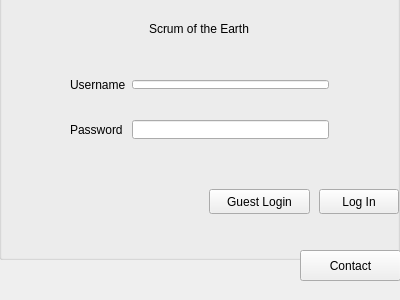
<?xml version="1.0" encoding="UTF-8"?>
<ui version="4.0">
 <class>Window</class>
 <widget class="QMainWindow" name="Window">
  <property name="geometry">
   <rect>
    <x>0</x>
    <y>0</y>
    <width>400</width>
    <height>300</height>
   </rect>
  </property>
  <property name="windowTitle">
   <string>Window</string>
  </property>
  <widget class="QWidget" name="centralWidget">
   <widget class="QGroupBox" name="groupBox">
    <property name="geometry">
     <rect>
      <x>-1</x>
      <y>-21</y>
      <width>401</width>
      <height>281</height>
     </rect>
    </property>
    <property name="title">
     <string/>
    </property>
    <widget class="QPushButton" name="pushButton">
     <property name="geometry">
      <rect>
       <x>320</x>
       <y>210</y>
       <width>80</width>
       <height>25</height>
      </rect>
     </property>
     <property name="text">
      <string>Log In</string>
     </property>
    </widget>
    <widget class="QWidget" name="layoutWidget">
     <property name="geometry">
      <rect>
       <x>60</x>
       <y>90</y>
       <width>281</width>
       <height>31</height>
      </rect>
     </property>
     <layout class="QHBoxLayout" name="horizontalLayout">
      <item>
       <widget class="QLabel" name="Username">
        <property name="text">
         <string>Username</string>
        </property>
       </widget>
      </item>
      <item>
       <widget class="QLineEdit" name="UserText"/>
      </item>
     </layout>
    </widget>
    <widget class="QWidget" name="layoutWidget">
     <property name="geometry">
      <rect>
       <x>60</x>
       <y>130</y>
       <width>281</width>
       <height>41</height>
      </rect>
     </property>
     <layout class="QHBoxLayout" name="horizontalLayout_2">
      <item>
       <widget class="QLabel" name="Password">
        <property name="text">
         <string>Password </string>
        </property>
       </widget>
      </item>
      <item>
       <widget class="QLineEdit" name="PassText"/>
      </item>
     </layout>
    </widget>
    <widget class="QLabel" name="label">
     <property name="geometry">
      <rect>
       <x>150</x>
       <y>40</y>
       <width>151</width>
       <height>20</height>
      </rect>
     </property>
     <property name="text">
      <string>Scrum of the Earth</string>
     </property>
    </widget>
    <widget class="QPushButton" name="pushButton_2">
     <property name="geometry">
      <rect>
       <x>210</x>
       <y>210</y>
       <width>101</width>
       <height>25</height>
      </rect>
     </property>
     <property name="text">
      <string>Guest Login</string>
     </property>
    </widget>
   </widget>
   <widget class="QPushButton" name="Contact">
    <property name="geometry">
     <rect>
      <x>300</x>
      <y>250</y>
      <width>101</width>
      <height>31</height>
     </rect>
    </property>
    <property name="text">
     <string>Contact</string>
    </property>
   </widget>
  </widget>
  <widget class="QMenuBar" name="menuBar">
   <property name="geometry">
    <rect>
     <x>0</x>
     <y>0</y>
     <width>400</width>
     <height>22</height>
    </rect>
   </property>
  </widget>
 </widget>
 <layoutdefault spacing="6" margin="11"/>
 <resources/>
 <connections/>
</ui>
